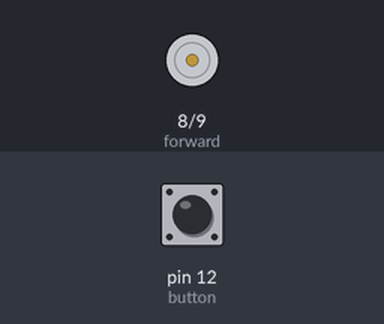
Simulated run of this sketch. Board: Arduino Uno, built with avr-gcc and run on an emulated ATmega328P. Parts: motor-driver pin pairs drawn as motors (green arrow = first pin HIGH = forward, orange = second pin HIGH = backward, longer = more drive). The inputs (shaded band) are chosen by the test bench; at power-on: pin 12 (button) HIGH.

Above: at 1.2 s.
1.3 s: pin 12 (button) pulled LOW for 0.15 s
At 1.37 s:
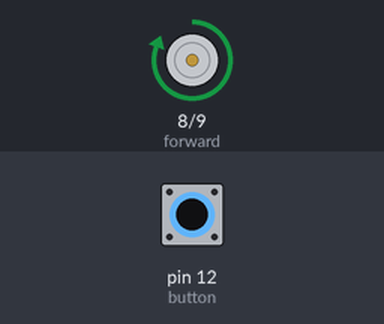
2.9 s: pin 12 (button) pulled LOW for 3.2 s
At 7.4 s:
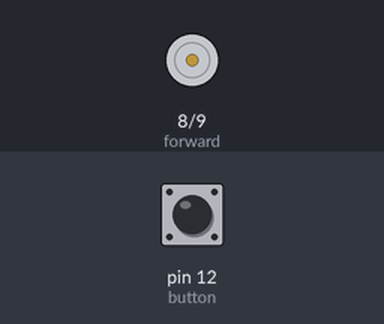
Timing chart, 0 to 8.9 s (numbered marks = the images above; inputs shaded):
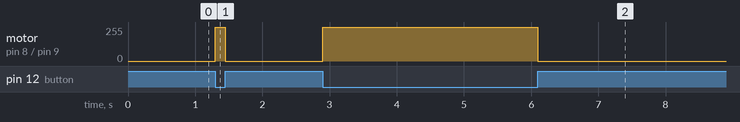

Measured:
- after the input at 1.3 s, motor on pin 8 (forward) / pin 9 (backward): stopped → forward 255/255 at once, → stopped 0.15 s later
- after the input at 2.9 s, motor on pin 8 (forward) / pin 9 (backward): stopped → forward 255/255 at once, → stopped 3.2 s later

The sketch:

MotorsWithButtons.ino
```cpp
const int forward = 8;
const int backward = 9;
int button = 12;


void setup()
{
  pinMode(forward , OUTPUT);
  pinMode(backward , OUTPUT);

    pinMode(button,INPUT_PULLUP);
}

void loop(){
    if (digitalRead(button)==LOW){
        digitalWrite(forward , HIGH);
        digitalWrite(backward , LOW);

  }
  else{
    digitalWrite(forward , LOW);
    digitalWrite(backward , LOW);
  }
}
```
